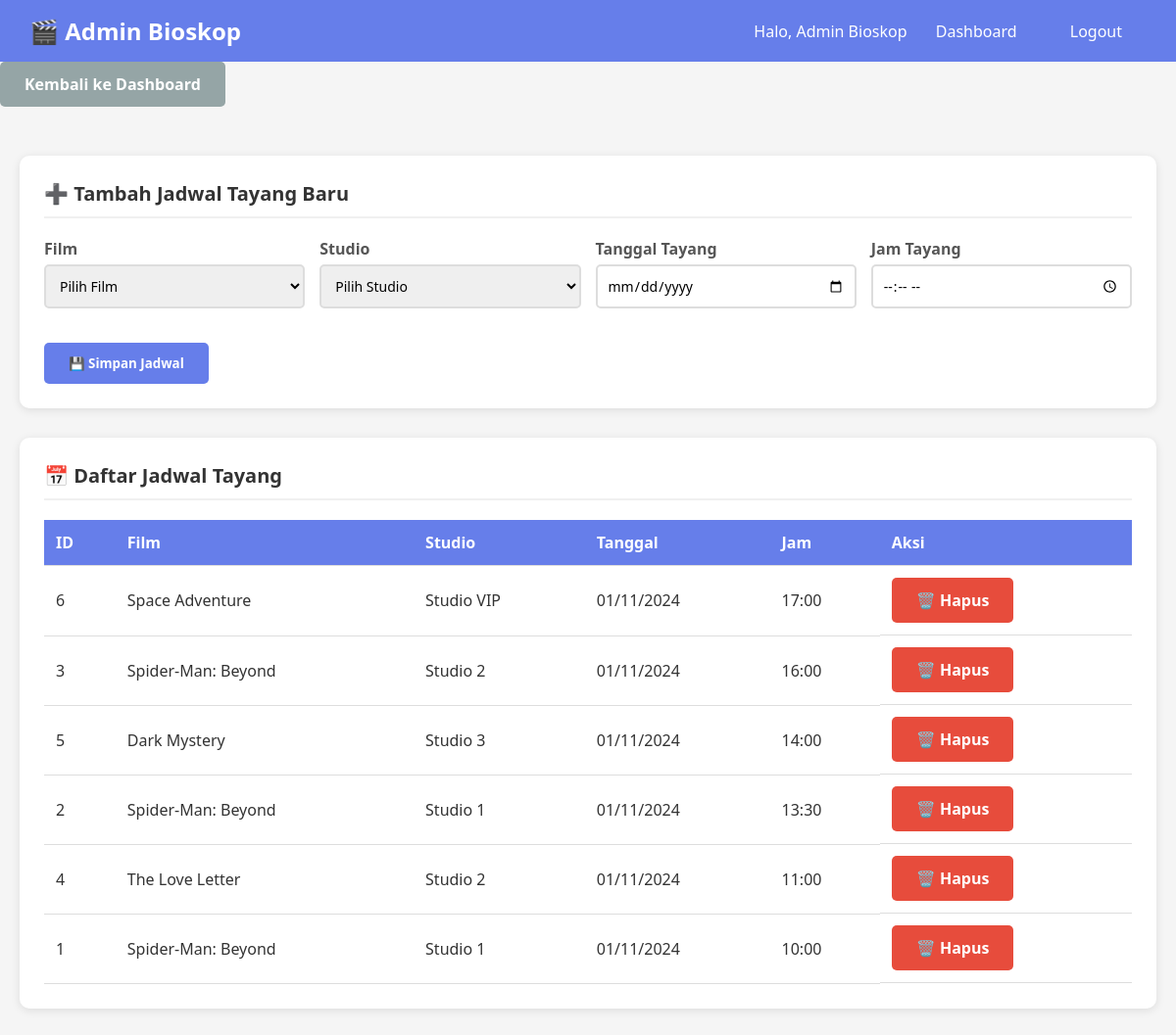
The app's page /admin1/manage_jadwal.php (signed in) with its own data.
### tables this page shows
CREATE TABLE jadwal_tayang (
    id_jadwal INT PRIMARY KEY AUTO_INCREMENT,
    id_film INT,
    id_studio INT,
    tanggal_tayang DATE,
    jam_tayang TIME,
    FOREIGN KEY (id_film) REFERENCES film(id_film) ON DELETE CASCADE,
    FOREIGN KEY (id_studio) REFERENCES studio(id_studio) ON DELETE CASCADE
);

CREATE TABLE film (
    id_film INT PRIMARY KEY AUTO_INCREMENT,
    poster VARCHAR(255),
    nama VARCHAR(100) NOT NULL,
    deskripsi TEXT,
    genre VARCHAR(50),
    jadwal_tayang VARCHAR(50),
    harga DECIMAL(10,2),
    durasi INT
);

CREATE TABLE studio (
    id_studio INT PRIMARY KEY AUTO_INCREMENT,
    nama_studio VARCHAR(100) NOT NULL,
    kapasitas INT
);

### admin1/manage_jadwal.php (the view, shortened to what this page needs)
<?php
require_once '../config.php';
$sql = "SELECT jt.*, f.nama AS nama_film, s.nama_studio
        FROM jadwal_tayang jt
        JOIN film f ON jt.id_film = f.id_film
        JOIN studio s ON jt.id_studio = s.id_studio
        ORDER BY jt.tanggal_tayang DESC, jt.jam_tayang DESC";
$jadwals = $pdo->query($sql)->fetchAll(PDO::FETCH_ASSOC);
?>
<!DOCTYPE html>
<html lang="id">
<head>
</head>
<body>
    <div class="navbar">
        <h2>🎬 Admin Bioskop</h2>
        <div class="nav-links">
            <span>Halo, <?= $_SESSION['admin_nama'] ?></span>
            <a href="index.php">Dashboard</a>
            <a href="logout.php">Logout</a>
        </div>
    </div>
    <div class="button-group">
        <a href="index.php" class="btn btn-secondary">Kembali ke Dashboard</a>
    </div>
    <div class="container">
        <div class="card">
            <div class="card-title">➕ Tambah Jadwal Tayang Baru</div>
            <form method="POST">
                <div class="form-grid">
                    <div class="form-group">
                        <label>Film</label>
                        <select name="id_film" required>
                            <option value="">Pilih Film</option>
                        </select>
                    </div>
                    <div class="form-group">
                        <label>Studio</label>
                        <select name="id_studio" required>
                            <option value="">Pilih Studio</option>
                        </select>
                    </div>
                    <div class="form-group">
                        <label>Tanggal Tayang</label>
                        <input type="date" name="tanggal_tayang" min="<?= date('Y-m-d') ?>" required>
                    </div>
                    <div class="form-group">
                        <label>Jam Tayang</label>
                        <input type="time" name="jam_tayang" required>
                    </div>
                </div>
                <button type="submit" name="tambah_jadwal" class="btn btn-primary">
                    💾 Simpan Jadwal
                </button>
            </form>
        </div>
        <div class="card">
            <div class="card-title">📅 Daftar Jadwal Tayang</div>
            <?php if (empty($jadwals)): ?>
                <div class="empty-state">
                    <div class="empty-state-icon">📭</div>
                    <h3>Belum ada jadwal tayang</h3>
                    <p>Silakan tambah jadwal tayang baru menggunakan form di atas.</p>
                </div>
            <?php else: ?>
                <table>
                    <thead>
                        <tr>
                            <th>ID</th>
                            <th>Film</th>
                            <th>Studio</th>
                            <th>Tanggal</th>
                            <th>Jam</th>
                            <th>Aksi</th>
                        </tr>
                    </thead>
                    <tbody>
                        <?php foreach ($jadwals as $jadwal): ?>
                            <tr>
                                <td><?= $jadwal['id_jadwal'] ?></td>
                                <td><?= htmlspecialchars($jadwal['nama_film']) ?></td>
                                <td><?= $jadwal['nama_studio'] ?></td>
                                <td><?= date('d/m/Y', strtotime($jadwal['tanggal_tayang'])) ?></td>
                                <td><?= date('H:i', strtotime($jadwal['jam_tayang'])) ?></td>
                                <td class="action-buttons">
                                    <a href="manage_jadwal.php?hapus=<?= $jadwal['id_jadwal'] ?>"
                                        class="btn btn-danger"
                                        onclick="return confirm('Yakin hapus jadwal ini?')">
                                        🗑️ Hapus
                                    </a>
                                </td>
                            </tr>
                        <?php endforeach; ?>
                    </tbody>
                </table>
            <?php endif; ?>
        </div>
    </div>
</body>
</html>

### admin1/manage_jadwal.php (style rules this page uses)
* { margin: 0; padding: 0; box-sizing: border-box; font-family: 'Segoe UI', Tahoma, Geneva, Verdana, sans-serif; }
body { background: #f5f5f5; color: #333; }
.navbar { background: #667eea; color: white; padding: 15px 30px; display: flex; justify-content: space-between; align-items: center; }
.navbar h2 { margin: 0; }
.nav-links a { color: white; text-decoration: none; margin: 0 10px; padding: 8px 15px; border-radius: 5px; }
.container { max-width: 1400px; margin: 30px auto; padding: 20px; }
.card { background: white; border-radius: 10px; padding: 25px; margin-bottom: 30px; box-shadow: 0 2px 10px rgba(0, 0, 0, 0.1); }
.card-title { font-size: 20px; font-weight: bold; margin-bottom: 20px; color: #333; padding-bottom: 10px; border-bottom: 2px solid #f0f0f0; }
.form-grid { display: grid; grid-template-columns: repeat(auto-fit, minmax(200px, 1fr)); gap: 15px; margin-bottom: 20px; }
.form-group { margin-bottom: 15px; }
label { display: block; margin-bottom: 5px; font-weight: bold; color: #555; }
input, select { width: 100%; padding: 10px; border: 2px solid #ddd; border-radius: 5px; font-size: 14px; }
.btn { padding: 12px 25px; border: none; border-radius: 5px; cursor: pointer; font-weight: bold; text-decoration: none; display: inline-block; text-align: center; transition: all 0.3s; }
.btn-primary { background: #667eea; color: white; }
.btn-danger { background: #e74c3c; color: white; }
.btn-secondary { background: #95a5a6; color: white; }
table { width: 100%; border-collapse: collapse; margin-top: 20px; }
th, td { padding: 12px; text-align: left; border-bottom: 1px solid #ddd; }
th { background: #667eea; color: white; font-weight: bold; }
.action-buttons { display: flex; gap: 5px; }

### records on screen
jadwal_tayang: id_jadwal "6", id_film.nama "Space Adventure", id_studio.nama_studio "Studio VIP", tanggal_tayang "01/11/2024", jam_tayang "17:00"
jadwal_tayang: id_jadwal "3", id_film.nama "Spider-Man: Beyond", id_studio.nama_studio "Studio 2", tanggal_tayang "01/11/2024", jam_tayang "16:00"
jadwal_tayang: id_jadwal "5", id_film.nama "Dark Mystery", id_studio.nama_studio "Studio 3", tanggal_tayang "01/11/2024", jam_tayang "14:00"
jadwal_tayang: id_jadwal "2", id_film.nama "Spider-Man: Beyond", id_studio.nama_studio "Studio 1", tanggal_tayang "01/11/2024", jam_tayang "13:30"
jadwal_tayang: id_jadwal "4", id_film.nama "The Love Letter", id_studio.nama_studio "Studio 2", tanggal_tayang "01/11/2024", jam_tayang "11:00"
jadwal_tayang: id_jadwal "1", id_film.nama "Spider-Man: Beyond", id_studio.nama_studio "Studio 1", tanggal_tayang "01/11/2024", jam_tayang "10:00"

### other values on screen
$_SESSION['admin_nama'] "Admin Bioskop"
